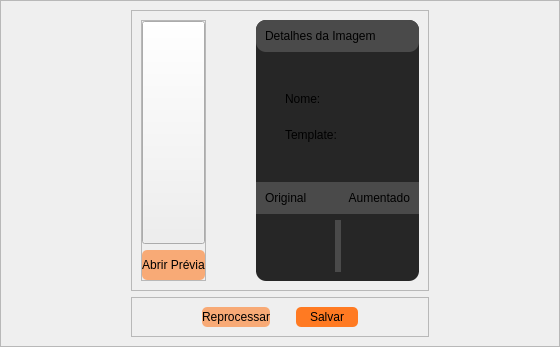
      <widget class="QWidget" name="pgDecisao">
       <layout class="QVBoxLayout" name="verticalLayout_4">
        <property name="spacing">
         <number>0</number>
        </property>
        <property name="leftMargin">
         <number>0</number>
        </property>
        <property name="topMargin">
         <number>0</number>
        </property>
        <property name="rightMargin">
         <number>0</number>
        </property>
        <property name="bottomMargin">
         <number>0</number>
        </property>
        <item>
         <widget class="QFrame" name="frmDecisao">
          <property name="frameShape">
           <enum>QFrame::StyledPanel</enum>
          </property>
          <property name="frameShadow">
           <enum>QFrame::Raised</enum>
          </property>
          <layout class="QGridLayout" name="gridLayout_2">
           <property name="leftMargin">
            <number>30</number>
           </property>
           <property name="rightMargin">
            <number>30</number>
           </property>
           <item row="0" column="1">
            <widget class="QFrame" name="frmImgProcessadaDetalhes">
             <property name="frameShape">
              <enum>QFrame::StyledPanel</enum>
             </property>
             <property name="frameShadow">
              <enum>QFrame::Raised</enum>
             </property>
             <layout class="QHBoxLayout" name="horizontalLayout_10">
              <property name="spacing">
               <number>50</number>
              </property>
              <item>
               <widget class="QFrame" name="frmPreviaTemplateProcessada">
                <property name="maximumSize">
                 <size>
                  <width>400</width>
                  <height>16777215</height>
                 </size>
                </property>
                <property name="frameShape">
                 <enum>QFrame::StyledPanel</enum>
                </property>
                <property name="frameShadow">
                 <enum>QFrame::Raised</enum>
                </property>
                <layout class="QVBoxLayout" name="verticalLayout_12">
                 <property name="leftMargin">
                  <number>0</number>
                 </property>
                 <property name="topMargin">
                  <number>0</number>
                 </property>
                 <property name="rightMargin">
                  <number>0</number>
                 </property>
                 <property name="bottomMargin">
                  <number>0</number>
                 </property>
                 <item>
                  <widget class="QPushButton" name="btnPreviaImgProcessada">
                   <property name="sizePolicy">
                    <sizepolicy hsizetype="Maximum" vsizetype="Maximum">
                     <horstretch>0</horstretch>
                     <verstretch>0</verstretch>
                    </sizepolicy>
                   </property>
                   <property name="maximumSize">
                    <size>
                     <width>400</width>
                     <height>300</height>
                    </size>
                   </property>
                   <property name="text">
                    <string/>
                   </property>
                   <property name="iconSize">
                    <size>
                     <width>300</width>
                     <height>300</height>
                    </size>
                   </property>
                  </widget>
                 </item>
                 <item>
                  <widget class="QPushButton" name="btnPreviaProcessada">
                   <property name="minimumSize">
                    <size>
                     <width>0</width>
                     <height>30</height>
                    </size>
                   </property>
                   <property name="styleSheet">
                    <string notr="true">QPushButton{	
	background-color: rgba(255, 122, 34, 150);
	border: 2px;
	border-radius: 5px;
}

QPushButton::hover{
	background-color: #ffbd4b;
}

QPushButton::focus{
	background-color: #ff8913;
}</string>
                   </property>
                   <property name="text">
                    <string>Abrir Prévia</string>
                   </property>
                  </widget>
                 </item>
                </layout>
               </widget>
              </item>
              <item>
               <widget class="QFrame" name="frmComparacao">
                <property name="sizePolicy">
                 <sizepolicy hsizetype="Preferred" vsizetype="Maximum">
                  <horstretch>0</horstretch>
                  <verstretch>0</verstretch>
                 </sizepolicy>
                </property>
                <property name="maximumSize">
                 <size>
                  <width>400</width>
                  <height>500</height>
                 </size>
                </property>
                <property name="styleSheet">
                 <string notr="true">background-color: #262626;
border-radius: 10;</string>
                </property>
                <property name="frameShape">
                 <enum>QFrame::StyledPanel</enum>
                </property>
                <property name="frameShadow">
                 <enum>QFrame::Raised</enum>
                </property>
                <layout class="QVBoxLayout" name="verticalLayout_13">
                 <property name="leftMargin">
                  <number>0</number>
                 </property>
                 <property name="topMargin">
                  <number>0</number>
                 </property>
                 <property name="rightMargin">
                  <number>0</number>
                 </property>
                 <item>
                  <widget class="QFrame" name="frmInfoImgProcessada">
                   <property name="maximumSize">
                    <size>
                     <width>16777215</width>
                     <height>61</height>
                    </size>
                   </property>
                   <property name="styleSheet">
                    <string notr="true">background-color: #4a4a4a;</string>
                   </property>
                   <property name="frameShape">
                    <enum>QFrame::StyledPanel</enum>
                   </property>
                   <property name="frameShadow">
                    <enum>QFrame::Raised</enum>
                   </property>
                   <layout class="QHBoxLayout" name="horizontalLayout_11">
                    <item>
                     <widget class="QLabel" name="lblTituloDetalhesProcessada">
                      <property name="text">
                       <string>Detalhes da Imagem</string>
                      </property>
                     </widget>
                    </item>
                   </layout>
                  </widget>
                 </item>
                 <item>
                  <widget class="QFrame" name="frmComparacaoOriginalProcessada">
                   <property name="frameShape">
                    <enum>QFrame::StyledPanel</enum>
                   </property>
                   <property name="frameShadow">
                    <enum>QFrame::Raised</enum>
                   </property>
                   <layout class="QHBoxLayout" name="horizontalLayout_16">
                    <item>
                     <widget class="QFrame" name="frmNomeResPPIProcessadaInfo">
                      <property name="sizePolicy">
                       <sizepolicy hsizetype="Preferred" vsizetype="Maximum">
                        <horstretch>0</horstretch>
                        <verstretch>0</verstretch>
                       </sizepolicy>
                      </property>
                      <property name="minimumSize">
                       <size>
                        <width>0</width>
                        <height>100</height>
                       </size>
                      </property>
                      <property name="frameShape">
                       <enum>QFrame::StyledPanel</enum>
                      </property>
                      <property name="frameShadow">
                       <enum>QFrame::Raised</enum>
                      </property>
                      <layout class="QVBoxLayout" name="verticalLayout_18">
                       <property name="leftMargin">
                        <number>20</number>
                       </property>
                       <property name="rightMargin">
                        <number>20</number>
                       </property>
                       <item>
                        <widget class="QLabel" name="lblNomeImgProcessadaInfo">
                         <property name="sizePolicy">
                          <sizepolicy hsizetype="Preferred" vsizetype="Maximum">
                           <horstretch>0</horstretch>
                           <verstretch>0</verstretch>
                          </sizepolicy>
                         </property>
                         <property name="text">
                          <string>Nome:</string>
                         </property>
                        </widget>
                       </item>
                       <item>
                        <widget class="QLabel" name="lblPPIImagemProcessadaInfo">
                         <property name="sizePolicy">
                          <sizepolicy hsizetype="Preferred" vsizetype="Maximum">
                           <horstretch>0</horstretch>
                           <verstretch>0</verstretch>
                          </sizepolicy>
                         </property>
                         <property name="text">
                          <string>Template:</string>
                         </property>
                        </widget>
                       </item>
                      </layout>
                     </widget>
                    </item>
                    <item>
                     <widget class="QFrame" name="frmNomeResPPIProcessada">
                      <property name="sizePolicy">
                       <sizepolicy hsizetype="Preferred" vsizetype="Maximum">
                        <horstretch>0</horstretch>
                        <verstretch>0</verstretch>
                       </sizepolicy>
                      </property>
                      <property name="minimumSize">
                       <size>
                        <width>0</width>
                        <height>100</height>
                       </size>
                      </property>
                      <property name="frameShape">
                       <enum>QFrame::StyledPanel</enum>
                      </property>
                      <property name="frameShadow">
                       <enum>QFrame::Raised</enum>
                      </property>
                      <layout class="QVBoxLayout" name="verticalLayout_14">
                       <property name="leftMargin">
                        <number>20</number>
                       </property>
                       <property name="rightMargin">
                        <number>20</number>
                       </property>
                       <item>
                        <widget class="QLabel" name="lblNomeImgProcessada">
                         <property name="sizePolicy">
                          <sizepolicy hsizetype="Preferred" vsizetype="Maximum">
                           <horstretch>0</horstretch>
                           <verstretch>0</verstretch>
                          </sizepolicy>
                         </property>
                         <property name="text">
                          <string>&lt;Nome IMG&gt;</string>
                         </property>
                         <property name="alignment">
                          <set>Qt::AlignRight|Qt::AlignTrailing|Qt::AlignVCenter</set>
                         </property>
                        </widget>
                       </item>
                       <item>
                        <widget class="QLabel" name="lblPPIImagemProcessada">
                         <property name="sizePolicy">
                          <sizepolicy hsizetype="Preferred" vsizetype="Maximum">
                           <horstretch>0</horstretch>
                           <verstretch>0</verstretch>
                          </sizepolicy>
                         </property>
                         <property name="text">
                          <string>&lt;Numero PPI&gt;</string>
                         </property>
                         <property name="alignment">
                          <set>Qt::AlignRight|Qt::AlignTrailing|Qt::AlignVCenter</set>
                         </property>
                        </widget>
                       </item>
                      </layout>
                     </widget>
                    </item>
                   </layout>
                  </widget>
                 </item>
                 <item>
                  <widget class="QFrame" name="frmInfoComparacao">
                   <property name="maximumSize">
                    <size>
                     <width>16777215</width>
                     <height>61</height>
                    </size>
                   </property>
                   <property name="styleSheet">
                    <string notr="true">background-color: #4a4a4a;
border-radius: 0px;</string>
                   </property>
                   <property name="frameShape">
                    <enum>QFrame::StyledPanel</enum>
                   </property>
                   <property name="frameShadow">
                    <enum>QFrame::Raised</enum>
                   </property>
                   <layout class="QHBoxLayout" name="horizontalLayout_12">
                    <item>
                     <widget class="QLabel" name="lblDetalhesImgOriginal">
                      <property name="sizePolicy">
                       <sizepolicy hsizetype="Preferred" vsizetype="Maximum">
                        <horstretch>0</horstretch>
                        <verstretch>0</verstretch>
                       </sizepolicy>
                      </property>
                      <property name="text">
                       <string>Original</string>
                      </property>
                     </widget>
                    </item>
                    <item>
                     <widget class="QLabel" name="lblDetalhesImgProcessada">
                      <property name="sizePolicy">
                       <sizepolicy hsizetype="Preferred" vsizetype="Maximum">
                        <horstretch>0</horstretch>
                        <verstretch>0</verstretch>
                       </sizepolicy>
                      </property>
                      <property name="text">
                       <string>Aumentado</string>
                      </property>
                      <property name="alignment">
                       <set>Qt::AlignRight|Qt::AlignTrailing|Qt::AlignVCenter</set>
                      </property>
                     </widget>
                    </item>
                   </layout>
                  </widget>
                 </item>
                 <item>
                  <widget class="QFrame" name="frmDetalhesComparacao">
                   <property name="styleSheet">
                    <string notr="true">background-color: #4a4a4a;
border-radius: 0px;</string>
                   </property>
                   <property name="frameShape">
                    <enum>QFrame::StyledPanel</enum>
                   </property>
                   <property name="frameShadow">
                    <enum>QFrame::Raised</enum>
                   </property>
                   <layout class="QHBoxLayout" name="horizontalLayout_13">
                    <property name="leftMargin">
                     <number>0</number>
                    </property>
                    <property name="topMargin">
                     <number>0</number>
                    </property>
                    <property name="rightMargin">
                     <number>0</number>
                    </property>
                    <property name="bottomMargin">
                     <number>0</number>
                    </property>
                    <item>
                     <widget class="QFrame" name="frmDetalhesImgOriginal">
                      <property name="styleSheet">
                       <string notr="true">background-color: #262626;
border-radius: 0px;</string>
                      </property>
                      <property name="frameShape">
                       <enum>QFrame::StyledPanel</enum>
                      </property>
                      <property name="frameShadow">
                       <enum>QFrame::Raised</enum>
                      </property>
                      <layout class="QVBoxLayout" name="verticalLayout_15">
                       <property name="leftMargin">
                        <number>20</number>
                       </property>
                       <property name="rightMargin">
                        <number>20</number>
                       </property>
                       <item>
                        <widget class="QLabel" name="lblDetalhesImgOriginalPPI">
                         <property name="sizePolicy">
                          <sizepolicy hsizetype="Preferred" vsizetype="Maximum">
                           <horstretch>0</horstretch>
                           <verstretch>0</verstretch>
                          </sizepolicy>
                         </property>
                         <property name="text">
                          <string>&lt;ppi_original&gt;</string>
                         </property>
                        </widget>
                       </item>
                       <item>
                        <widget class="QLabel" name="lblDetalhesImgOriginalRes">
                         <property name="sizePolicy">
                          <sizepolicy hsizetype="Preferred" vsizetype="Maximum">
                           <horstretch>0</horstretch>
                           <verstretch>0</verstretch>
                          </sizepolicy>
                         </property>
                         <property name="text">
                          <string>&lt;res_original&gt;</string>
                         </property>
                        </widget>
                       </item>
                      </layout>
                     </widget>
                    </item>
                    <item>
                     <widget class="QFrame" name="frmDetalhesImgProcessada">
                      <property name="styleSheet">
                       <string notr="true">background-color: #262626;
border-radius: 0px;</string>
                      </property>
                      <property name="frameShape">
                       <enum>QFrame::StyledPanel</enum>
                      </property>
                      <property name="frameShadow">
                       <enum>QFrame::Raised</enum>
                      </property>
                      <layout class="QVBoxLayout" name="verticalLayout_16">
                       <property name="leftMargin">
                        <number>20</number>
                       </property>
                       <property name="rightMargin">
                        <number>20</number>
                       </property>
                       <item>
                        <widget class="QLabel" name="lblDetalhesImgProcessadaPPI">
                         <property name="sizePolicy">
                          <sizepolicy hsizetype="Preferred" vsizetype="Maximum">
                           <horstretch>0</horstretch>
                           <verstretch>0</verstretch>
                          </sizepolicy>
                         </property>
                         <property name="text">
                          <string>&lt;ppi_processada&gt;</string>
                         </property>
                         <property name="alignment">
                          <set>Qt::AlignRight|Qt::AlignTrailing|Qt::AlignVCenter</set>
                         </property>
                        </widget>
                       </item>
                       <item>
                        <widget class="QLabel" name="lblDetalhesImgProcessadaRes">
                         <property name="sizePolicy">
                          <sizepolicy hsizetype="Preferred" vsizetype="Maximum">
                           <horstretch>0</horstretch>
                           <verstretch>0</verstretch>
                          </sizepolicy>
                         </property>
                         <property name="text">
                          <string>&lt;res_processada&gt;</string>
                         </property>
                         <property name="alignment">
                          <set>Qt::AlignRight|Qt::AlignTrailing|Qt::AlignVCenter</set>
                         </property>
                        </widget>
                       </item>
                      </layout>
                     </widget>
                    </item>
                   </layout>
                  </widget>
                 </item>
                </layout>
               </widget>
              </item>
             </layout>
            </widget>
           </item>
           <item row="1" column="1">
            <widget class="QFrame" name="frmBtnReprocessarSalvar">
             <property name="maximumSize">
              <size>
               <width>16777215</width>
               <height>65</height>
              </size>
             </property>
             <property name="frameShape">
              <enum>QFrame::StyledPanel</enum>
             </property>
             <property name="frameShadow">
              <enum>QFrame::Raised</enum>
             </property>
             <layout class="QHBoxLayout" name="horizontalLayout_14">
              <item>
               <spacer name="horizontalSpacer_6">
                <property name="orientation">
                 <enum>Qt::Horizontal</enum>
                </property>
                <property name="sizeHint" stdset="0">
                 <size>
                  <width>40</width>
                  <height>20</height>
                 </size>
                </property>
               </spacer>
              </item>
              <item>
               <widget class="QPushButton" name="btnReprocessar">
                <property name="sizePolicy">
                 <sizepolicy hsizetype="MinimumExpanding" vsizetype="Fixed">
                  <horstretch>0</horstretch>
                  <verstretch>0</verstretch>
                 </sizepolicy>
                </property>
                <property name="minimumSize">
                 <size>
                  <width>0</width>
                  <height>0</height>
                 </size>
                </property>
                <property name="maximumSize">
                 <size>
                  <width>150</width>
                  <height>50</height>
                 </size>
                </property>
                <property name="styleSheet">
                 <string notr="true">QPushButton{	
	background-color: rgba(255, 122, 34, 150);
	border: 2px;
	border-radius: 5px;
}

QPushButton::hover{
	background-color: #ffbd4b;
}

QPushButton::focus{
	background-color: #ff8913;
}</string>
                </property>
                <property name="text">
                 <string>Reprocessar</string>
                </property>
               </widget>
              </item>
              <item>
               <spacer name="horizontalSpacer_7">
                <property name="orientation">
                 <enum>Qt::Horizontal</enum>
                </property>
                <property name="sizeType">
                 <enum>QSizePolicy::Fixed</enum>
                </property>
                <property name="sizeHint" stdset="0">
                 <size>
                  <width>20</width>
                  <height>20</height>
                 </size>
                </property>
               </spacer>
              </item>
              <item>
               <widget class="QPushButton" name="btnSalvar">
                <property name="sizePolicy">
                 <sizepolicy hsizetype="MinimumExpanding" vsizetype="Fixed">
                  <horstretch>0</horstretch>
                  <verstretch>0</verstretch>
                 </sizepolicy>
                </property>
                <property name="minimumSize">
                 <size>
                  <width>0</width>
                  <height>0</height>
                 </size>
                </property>
                <property name="maximumSize">
                 <size>
                  <width>150</width>
                  <height>50</height>
                 </size>
                </property>
                <property name="styleSheet">
                 <string notr="true">QPushButton{	
	background-color: #ff7a22;
	border: 2px;
	border-radius: 5px;
}

QPushButton::hover{
	background-color: #ffbd4b;
}

QPushButton::focus{
	background-color: #ff8913;
}</string>
                </property>
                <property name="text">
                 <string>Salvar</string>
                </property>
               </widget>
              </item>
              <item>
               <spacer name="horizontalSpacer_8">
                <property name="orientation">
                 <enum>Qt::Horizontal</enum>
                </property>
                <property name="sizeHint" stdset="0">
                 <size>
                  <width>40</width>
                  <height>20</height>
                 </size>
                </property>
               </spacer>
              </item>
             </layout>
            </widget>
           </item>
           <item row="0" column="0">
            <spacer name="horizontalSpacer_9">
             <property name="orientation">
              <enum>Qt::Horizontal</enum>
             </property>
             <property name="sizeType">
              <enum>QSizePolicy::Preferred</enum>
             </property>
             <property name="sizeHint" stdset="0">
              <size>
               <width>100</width>
               <height>20</height>
              </size>
             </property>
            </spacer>
           </item>
           <item row="0" column="2">
            <spacer name="horizontalSpacer_10">
             <property name="orientation">
              <enum>Qt::Horizontal</enum>
             </property>
             <property name="sizeType">
              <enum>QSizePolicy::Preferred</enum>
             </property>
             <property name="sizeHint" stdset="0">
              <size>
               <width>100</width>
               <height>20</height>
              </size>
             </property>
            </spacer>
           </item>
          </layout>
         </widget>
        </item>
       </layout>
      </widget>
